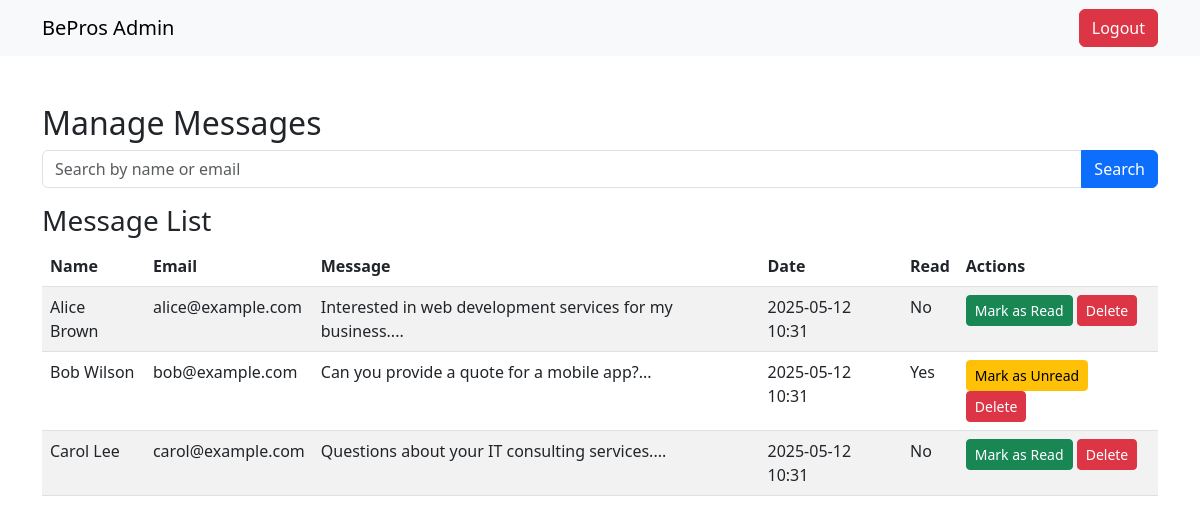
Page /admin/messages/manage.php (signed in) on the committed database.
### tables this page shows
CREATE TABLE contacts (
    id INT AUTO_INCREMENT PRIMARY KEY,
    name VARCHAR(255) NOT NULL,
    email VARCHAR(255) NOT NULL,
    message TEXT NOT NULL,
    is_read BOOLEAN DEFAULT 0,
    created_at TIMESTAMP DEFAULT CURRENT_TIMESTAMP
);

### admin/messages/manage.php (the view, shortened to what this page needs)
<?php
require_once '../../config/db.php';
$search = isset($_GET['search']) ? filter_var($_GET['search'], FILTER_SANITIZE_STRING) : '';
try {
    if ($search) {
        $stmt = $pdo->prepare("SELECT * FROM contacts WHERE name LIKE ? OR email LIKE ? ORDER BY created_at DESC");
        $stmt->execute(["%$search%", "%$search%"]);
    } else {
        $stmt = $pdo->query("SELECT * FROM contacts ORDER BY created_at DESC");
    }
    $messages = $stmt->fetchAll(PDO::FETCH_ASSOC);
} catch (PDOException $e) {
    $error = "Failed to fetch messages: " . $e->getMessage();
}
?>
<!DOCTYPE html>
<html lang="en">
<head>
    <link href="https://cdn.jsdelivr.net/npm/bootstrap@5.3.0/dist/css/bootstrap.min.css" rel="stylesheet">
</head>
<body>
    <nav class="navbar navbar-expand-lg navbar-light bg-light">
        <div class="container">
            <a class="navbar-brand" href="../dashboard.php">BePros Admin</a>
            <div class="ms-auto">
                <a href="../logout.php" class="btn btn-danger">Logout</a>
            </div>
        </div>
    </nav>
    <div class="container mt-5">
        <h2>Manage Messages</h2>
        <form method="GET" class="mb-3">
            <div class="input-group">
                <input type="text" class="form-control" name="search" placeholder="Search by name or email" value="<?php echo htmlspecialchars($search); ?>">
                <button type="submit" class="btn btn-primary">Search</button>
            </div>
        </form>
        <h3>Message List</h3>
        <table class="table table-striped">
            <thead>
                <tr>
                    <th>Name</th>
                    <th>Email</th>
                    <th>Message</th>
                    <th>Date</th>
                    <th>Read</th>
                    <th>Actions</th>
                </tr>
            </thead>
            <tbody>
                <?php if (empty($messages)): ?>
                    <tr><td colspan="6" class="text-center">No messages found.</td></tr>
                <?php else: ?>
                    <?php foreach ($messages as $message): ?>
                        <tr>
                            <td><?php echo htmlspecialchars($message['name']); ?></td>
                            <td><?php echo htmlspecialchars($message['email']); ?></td>
                            <td><?php echo substr(htmlspecialchars($message['message']), 0, 100); ?>...</td>
                            <td><?php echo date('Y-m-d H:i', strtotime($message['created_at'])); ?></td>
                            <td><?php echo $message['is_read'] ? 'Yes' : 'No'; ?></td>
                            <td>
                                <a href="?mark_read=<?php echo $message['id']; ?>&status=<?php echo $message['is_read'] ? 0 : 1; ?>" class="btn btn-<?php echo $message['is_read'] ? 'warning' : 'success'; ?> btn-sm">
                                    Mark as <?php echo $message['is_read'] ? 'Unread' : 'Read'; ?>
                                </a>
                                <a href="?delete=<?php echo $message['id']; ?>" class="btn btn-danger btn-sm" onclick="return confirm('Are you sure?')">Delete</a>
                            </td>
                        </tr>
                    <?php endforeach; ?>
                <?php endif; ?>
            </tbody>
        </table>
    </div>
</body>
</html>

### rows in the picture
contacts: name "Alice Brown", email "alice@example.com", message "Interested in web development services for my business.", created_at "2025-05-12 10:31", is_read "No"
contacts: name "Bob Wilson", email "bob@example.com", message "Can you provide a quote for a mobile app?", created_at "2025-05-12 10:31", is_read "Yes"
contacts: name "Carol Lee", email "carol@example.com", message "Questions about your IT consulting services.", created_at "2025-05-12 10:31", is_read "No"
